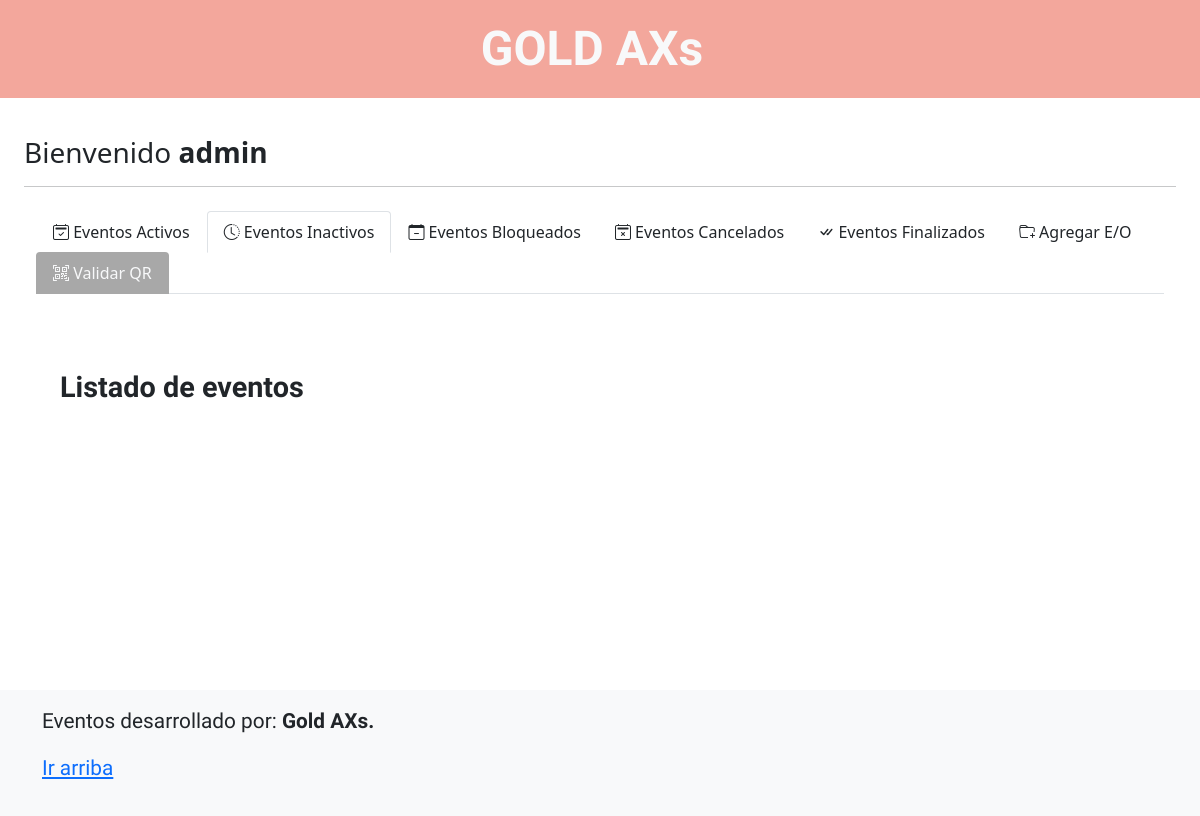
The app's page /e-inactivos.php (signed in), older data.
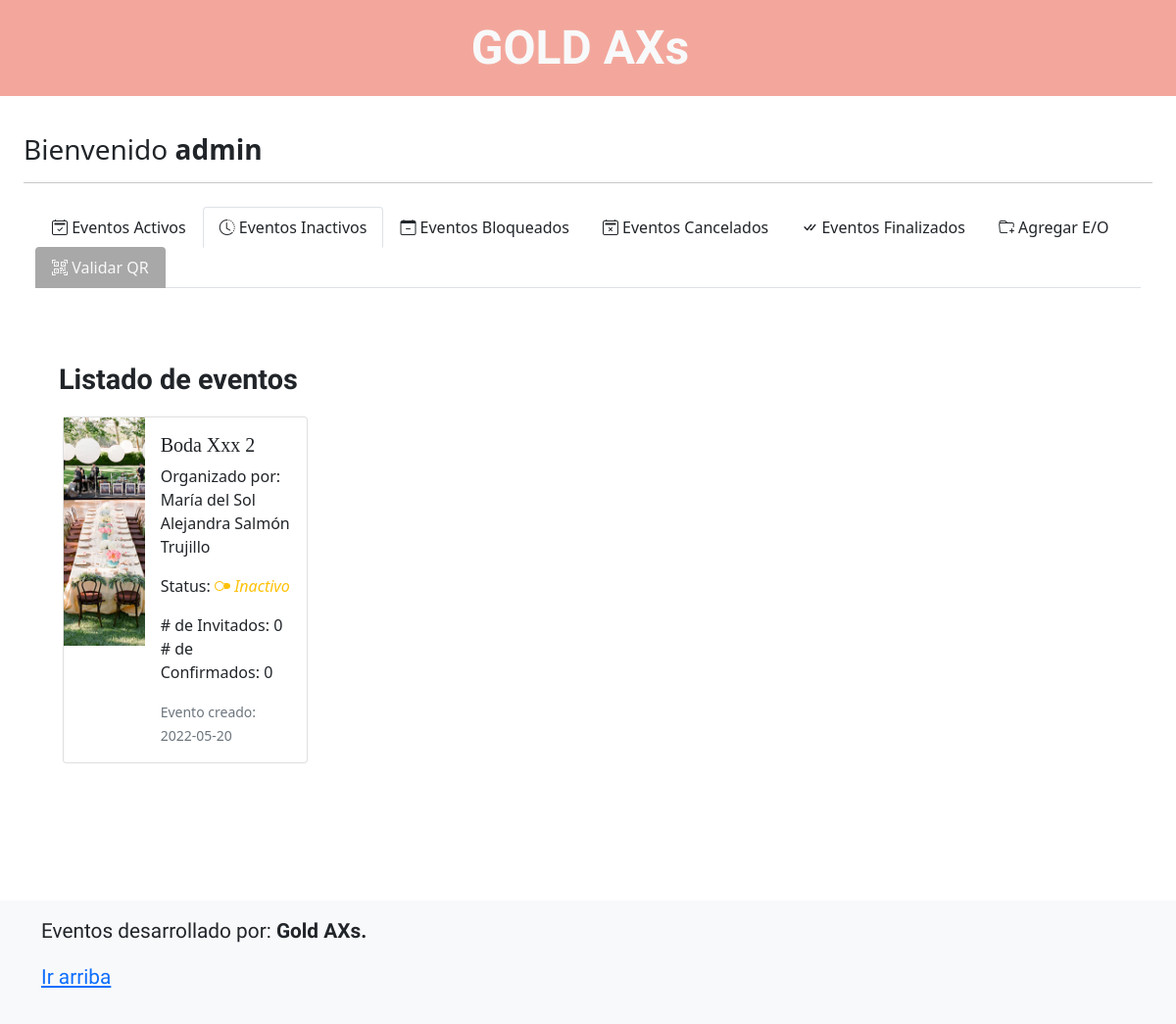
The same page, newer data.
### tables this page shows
CREATE TABLE `eventos` (
  `id` int(11) NOT NULL,
  `nombre_e` varchar(50) NOT NULL,
  `tipo_e` int(11) NOT NULL,
  `no_invitados` int(11) NOT NULL,
  `no_confirmados` int(11) NOT NULL,
  `status_e` int(11) NOT NULL,
  `fecha_e` date NOT NULL,
  `id_organizador` int(11) NOT NULL
);

CREATE TABLE `organizadores` (
  `id` int(11) NOT NULL,
  `apellido_p` varchar(20) NOT NULL,
  `apellido_m` varchar(20) NOT NULL,
  `nombres` varchar(50) NOT NULL,
  `telefono` varchar(10) NOT NULL,
  `correo_e` varchar(50) NOT NULL,
  `rfc` varchar(13) NOT NULL,
  `razon_social` varchar(100) DEFAULT NULL
);

### prcd/query/qwery_eventos.php (called while the page is built, shortened)
<?php
$sqlEvent_i = "SELECT * FROM eventos WHERE id_organizador='$id' AND status_e = 2";
$sqlResultEvent_i = $conn->query($sqlEvent_i);
?>

### e-inactivos.php (the view, shortened to what the changed rows need)
<?php
    $id = $_SESSION['id'];
    include('prcd/qconn/qc.php');
?>
<!doctype html>
<html lang="en">
<head>
    <link rel="stylesheet" href="https://cdn.jsdelivr.net/npm/bootstrap-icons@1.8.1/font/bootstrap-icons.css">
    <link href="../assets/dist/css/bootstrap.min.css" rel="stylesheet">
    <link href="blog.css" rel="stylesheet">
    <link href="navbar-top-fixed.css" rel="stylesheet">
</head>
<body class="d-flex flex-column min-vh-100 mt-3">
    <main class="container-fluid w-100 mt-5 mb-5">
        <div class="p-4 p-md-5 mb-4 text-dark rounded">
            <div class="container-fluid rounded-3 p-1 mt-2">
                <div class="mt-1">
                    <div class="row">
                    <?php
                        include('prcd/query/qwery_eventos.php');
                        while ($rowSqlEvent_i = $sqlResultEvent_i->fetch_assoc()){
                            echo'
                            <div class="col-sm-3">
                                <a href="home_config.php?id='.$rowSqlEvent_i['id'].'" class="text-dark" style="text-decoration: none;">
                                <div class="card mb-3" style="max-width: 540px;">
                                    <div class="row g-0">
                                        <div class="col-sm-4">
                                            <img src="img/evento.png" style="width: 100%; height: 233px; object-fit: cover; object-position:center; background-repeat: no-repeat;" alt="...">
                                        </div>
                                        <div class="col-sm-8">
                                            <div class="card-body">
                                                <h5 class="card-title">'.$rowSqlEvent_i['nombre_e'].'</h5>';
                                                $idOrganizador = $rowSqlEvent_i['id_organizador'];
                                                $sqlOrganizador = "SELECT * FROM organizadores WHERE id = '$idOrganizador'";
                                                $sqlResultOrganizador = $conn->query($sqlOrganizador);
                                                $rowSqlOrganizador = $sqlResultOrganizador->fetch_assoc();
                                                echo '<p>Organizado por: '.$rowSqlOrganizador['nombres'].' '.$rowSqlOrganizador['apellido_p'].' '.$rowSqlOrganizador['apellido_m'].'</p>';
                                               if($rowSqlEvent_i['status_e'] == 2){
                                                    echo '<p class="card-text">Status: <i class="bi bi-toggle2-off text-warning"> Inactivo</i></p>';
                                                }
                                                else{
                                                    echo '<p class="card-text">Status: <i class="bi bi-check-circle-fill text-danger"> Inactivo</i></p>';
                                                }
                                                $idEvento = $rowSqlEvent_i['id'];
                                                $sqlContarEvento = "SELECT * FROM invitados WHERE id_evento = '$idEvento'";
                                                $sqlResultContarE = $conn->query($sqlContarEvento);
                                                $rowInvitado = $sqlResultContarE->num_rows;
                                                $sqlContarConfirmado = "SELECT * FROM invitados WHERE id_evento = '$idEvento' AND confirmacion = 1";
                                                $sqlResultContarConfirmado = $conn->query($sqlContarConfirmado);
                                                $rowConfirmado = $sqlResultContarConfirmado->num_rows;
                                                echo '<p class="card-text mt-0"># de Invitados: '.$rowInvitado.' <br># de Confirmados: '.$rowConfirmado.'</p>
                                                <p class="card-text"><small class="text-muted">Evento creado: '.$rowSqlEvent_i['fecha_e'].'</small></p>
                                            </div>
                                        </div>
                                    </div>
                                </div>
                                </a>
                            </div>';
                        }
                        ?>
                    </div>
                </div>
            </div>
        </div>
    </main>
</body>
</html>

Row changes from the older to the newer data that the page shows:
now on this page (row edited): eventos: nombre_e "Boda Xxx 2", id_organizador.nombres "María del Sol Alejandra", id_organizador.apellido_p "Salmón", id_organizador.apellido_m "Trujillo", shows "Status:", status_e "Inactivo", rowInvitado "0", rowConfirmado "0", fecha_e "2022-05-20"
